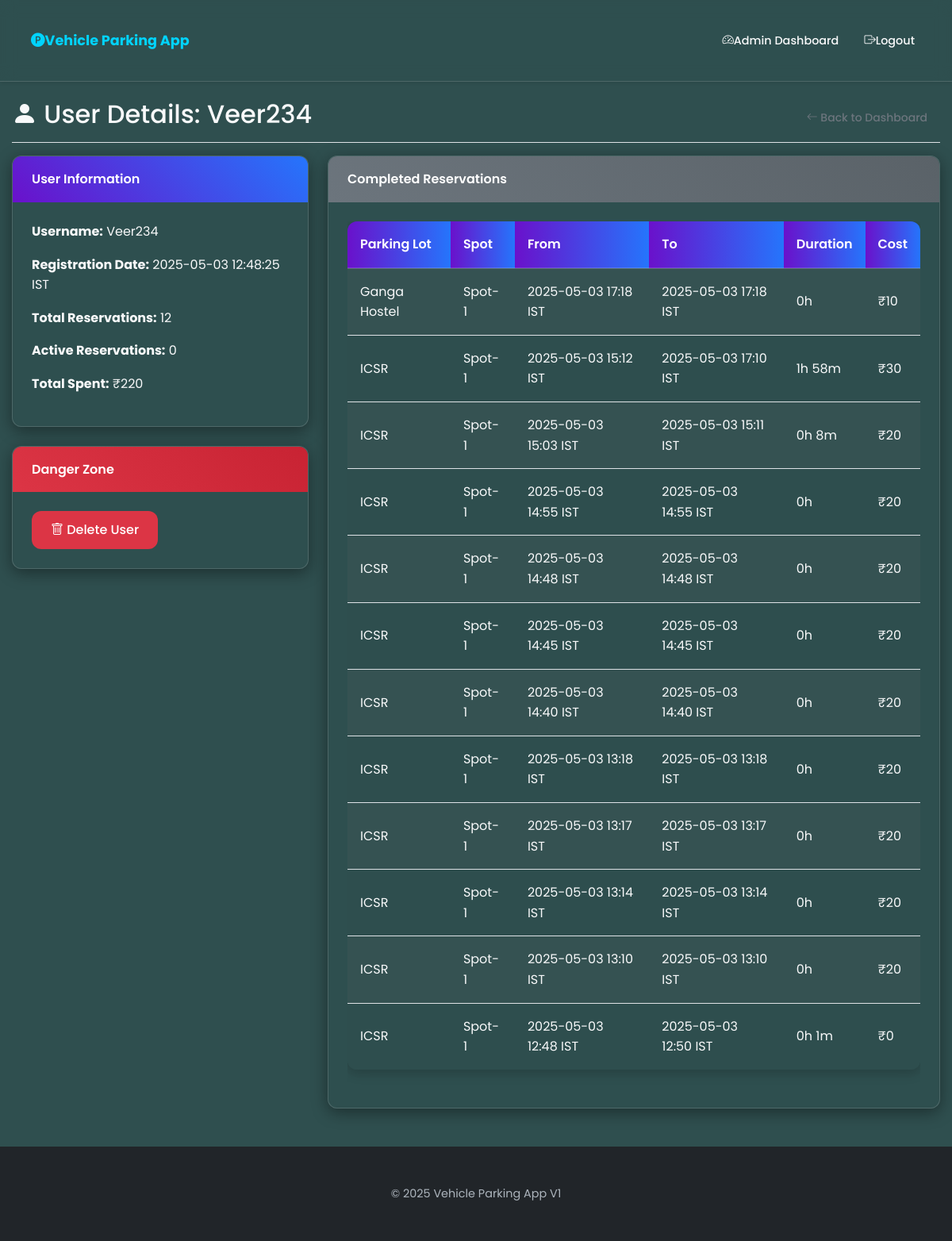
The app's page /admin/user/2 (signed in) with its own data.
### app/models.py (models this page shows, shortened)
class User(UserMixin, db.Model):
    id = db.Column(db.Integer, primary_key=True)
    username = db.Column(db.String(80), unique=True, nullable=False)
    password_hash = db.Column(db.String(128), nullable=False)
    is_admin = db.Column(db.Boolean, default=False, nullable=False)
    created_at = db.Column(db.DateTime, default=datetime.utcnow, nullable=True)  # Changed to nullable=True
    reservations = db.relationship('Reservation', backref='user', lazy=True, cascade='all, delete-orphan')

class Reservation(db.Model):
    id = db.Column(db.Integer, primary_key=True)
    spot_id = db.Column(db.Integer, db.ForeignKey('parking_spot.id'), nullable=False)
    user_id = db.Column(db.Integer, db.ForeignKey('user.id'), nullable=False)
    parking_timestamp = db.Column(db.DateTime, nullable=False, default=datetime.utcnow)
    leaving_timestamp = db.Column(db.DateTime, nullable=True)
    parking_cost = db.Column(db.Float, nullable=True)

class ParkingLot(db.Model):
    id = db.Column(db.Integer, primary_key=True)
    prime_location_name = db.Column(db.String(100), nullable=False)
    price = db.Column(db.Float, nullable=False) # Price per unit time
    address = db.Column(db.String(200), nullable=False)
    pin_code = db.Column(db.String(10), nullable=False)
    maximum_number_of_spots = db.Column(db.Integer, nullable=False)
    spots = db.relationship('ParkingSpot', backref='parking_lot', lazy=True, cascade='all, delete-orphan')

class ParkingSpot(db.Model):
    id = db.Column(db.Integer, primary_key=True)
    spot_identifier = db.Column(db.String(20), nullable=False)
    lot_id = db.Column(db.Integer, db.ForeignKey('parking_lot.id'), nullable=False)
    status = db.Column(db.String(1), default='A', nullable=False)
    reservation = db.relationship('Reservation', backref='parking_spot', uselist=False, lazy=True, primaryjoin="and_(ParkingSpot.id==Reservation.spot_id, Reservation.leaving_timestamp==None)") # Only link active reservation

### app/routes.py (the view)
@bp.route('/admin/user/<int:user_id>', methods=['GET'])
@login_required
def view_user_details(user_id):
    if not current_user.is_admin:
        flash('Access restricted to administrators.', 'danger')
        return redirect(url_for('main.index'))
    user = User.query.get_or_404(user_id)
    if user.created_at and user.created_at.tzinfo:
        user.created_at = user.created_at.replace(tzinfo=None)
    total_spent = 0
    for reservation in user.reservations:
        if reservation.parking_cost is not None:
            total_spent += float(reservation.parking_cost)
        if reservation.parking_timestamp and reservation.parking_timestamp.tzinfo:
            reservation.parking_timestamp = reservation.parking_timestamp.replace(tzinfo=None)
        if reservation.leaving_timestamp and reservation.leaving_timestamp.tzinfo:
            reservation.leaving_timestamp = reservation.leaving_timestamp.replace(tzinfo=None)
    active_reservations = [r for r in user.reservations if r.leaving_timestamp is None]    # Get completed reservations with all details
    completed_reservations = db.session.query(
        Reservation.parking_timestamp,
        Reservation.leaving_timestamp,
        Reservation.parking_cost,
        ParkingSpot.spot_identifier,
        ParkingLot.prime_location_name
    ).join(ParkingSpot, Reservation.spot_id == ParkingSpot.id)\
        .join(ParkingLot, ParkingSpot.lot_id == ParkingLot.id)\
        .filter(Reservation.user_id == user_id)\
        .filter(Reservation.leaving_timestamp != None)\
        .order_by(Reservation.parking_timestamp.desc())\
        .all()
    return render_template('user_details.html',
                          title=f'User Details - {user.username}',
                          user=user,
                          total_spent=total_spent,
                          active_reservations=active_reservations,
                          completed_reservations=completed_reservations)

### app/__init__.py (called while the page is built)
@login_manager.user_loader
def load_user(user_id):
    from app.models import User
    return User.query.get(int(user_id))

### app/templates/user_details.html (shortened to what this page needs)
{% extends "base.html" %}
{% block content %}
<div class="d-flex justify-content-between flex-wrap flex-md-nowrap align-items-center pt-3 pb-2 mb-3 border-bottom">
    <h1 class="h2"><i class="bi bi-person-fill"></i> User Details: {{ user.username }}</h1>
    <div class="btn-toolbar mb-2 mb-md-0">
        <a href="{{ url_for('main.admin_dashboard') }}" class="btn btn-sm btn-outline-secondary">
            <i class="bi bi-arrow-left"></i> Back to Dashboard
        </a>
    </div>
</div>
<div class="row">
    <div class="col-md-4">
        <div class="card mb-4">
            <div class="card-header bg-primary text-white">
                User Information
            </div>            <div class="card-body">                <p><strong>Username:</strong> {{ user.username }}</p>
                <p><strong>Registration Date:</strong> {{ (user.created_at.replace(tzinfo=None) + timedelta(hours=IST_OFFSET)).strftime('%Y-%m-%d %H:%M:%S') + ' IST' if user.created_at else 'N/A' }}</p>
                <p><strong>Total Reservations:</strong> {{ user.reservations|length }}</p>
                <p><strong>Active Reservations:</strong> {{ active_reservations|length }}</p>
                <p><strong>Total Spent:</strong> ₹{{ total_spent|int }}</p>
            </div>
        </div>
        <div class="card">
            <div class="card-header bg-danger text-white">
                Danger Zone
            </div>
            <div class="card-body">
                <form method="POST" action="{{ url_for('main.delete_user', user_id=user.id) }}"
                      onsubmit="return confirm('Are you sure you want to delete this user? This will delete all their reservations and cannot be undone.');">
                    <button type="submit" class="btn btn-danger">
                        <i class="bi bi-trash"></i> Delete User
                    </button>
                </form>
            </div>
        </div>
    </div>
    <div class="col-md-8">
        {% if completed_reservations %}
        <div class="card">
            <div class="card-header bg-secondary text-white">
                Completed Reservations
            </div>
            <div class="card-body">
                <div class="table-responsive">
                    <table class="table table-striped table-sm">
                        <thead>
                            <tr>
                                <th>Parking Lot</th>
                                <th>Spot</th>
                                <th>From</th>
                                <th>To</th>
                                <th>Duration</th>
                                <th>Cost</th>
                            </tr>
                        </thead>
                        <tbody>                            {% for reservation in completed_reservations %}                            <tr>
                                <td>{{ reservation.prime_location_name }}</td>
                                <td>{{ reservation.spot_identifier }}</td>
                                <td>{{ (reservation.parking_timestamp.replace(tzinfo=None) + timedelta(hours=IST_OFFSET)).strftime('%Y-%m-%d %H:%M') }} IST</td>
                                <td>{{ (reservation.leaving_timestamp.replace(tzinfo=None) + timedelta(hours=IST_OFFSET)).strftime('%Y-%m-%d %H:%M') }} IST</td>
                                <td>{% set duration = reservation.leaving_timestamp - reservation.parking_timestamp %}{% set total_minutes = (duration.total_seconds() / 60)|int %}{% set hours = (total_minutes / 60)|int %}{% set minutes = total_minutes % 60 %}{{ hours }}h {% if minutes > 0 %}{{ minutes }}m{% endif %}</td>
                                <td>₹{{ reservation.parking_cost|int }}</td>
                            </tr>
                            {% endfor %}
                        </tbody>
                    </table>
                </div>
            </div>
        </div>
        {% endif %}
    </div>
</div>
{% endblock %}

### app/static/css/styles.css (style rules this page uses)
:root { --primary-color: #6a11cb; --secondary-color: #2575fc; --accent-color: #00d4ff; --background-color: #2F4F4F; --surface-color: #FFFFFF; --text-color: #f8f9fa; --text-muted-color: #adb5bd; --border-color: rgba(255, 255, 255, 0.15); --shadow-color: rgba(0, 0, 0, 0.4); --success-color: #28a745; --danger-color: #dc3545; --warning-color: #ffc107; --info-color: #17a2b8; --text-color-light: #f8f9fa; --border-radius: 12px; --transition-speed: 0.3s; }
body { font-family: 'Poppins', sans-serif; background: var(--background-color); color: var(--text-color); line-height: 1.6; margin: 0; padding-top: 85px; display: flex; flex-direction: column; min-height: 100vh; }
h1, h2, h3, h4, h5, h6 { font-weight: 600; margin-bottom: 1rem; color: var(--text-color-light); }
a { color: var(--secondary-color); text-decoration: none; transition: color var(--transition-speed) ease; }
.card { background: rgba(47, 79, 79, 0.9); border: 1px solid var(--border-color); border-radius: var(--border-radius); box-shadow: 0 5px 20px var(--shadow-color); margin-bottom: 1.5rem; overflow: hidden; transition: transform var(--transition-speed) ease, box-shadow var(--transition-speed) ease; backdrop-filter: blur(5px); -webkit-backdrop-filter: blur(5px); }
.card-header { background: linear-gradient(90deg, var(--primary-color), var(--secondary-color)); color: white; font-weight: 600; padding: 1rem 1.5rem; border-bottom: none; }
.card-body { padding: 1.5rem; color: var(--text-color-light); }
.card-body p, .card-body span, .card-body div { color: var(--text-color-light); }
.btn { border-radius: var(--border-radius); padding: 0.75rem 1.5rem; font-weight: 500; border: none; transition: all var(--transition-speed) ease; cursor: pointer; position: relative; overflow: hidden; z-index: 1; }
.btn::before { content: ''; position: absolute; top: 0; left: 0; width: 100%; height: 100%; background: rgba(255, 255, 255, 0.2); opacity: 0; transition: opacity var(--transition-speed) ease; z-index: -1; }
.btn-danger { background-color: var(--danger-color); color: white; }
.btn-sm { padding: 0.5rem 1rem; font-size: 0.875rem; }
.table { background-color: rgba(47, 79, 79, 0.9); border-radius: var(--border-radius); overflow: hidden; box-shadow: 0 4px 15px rgba(0, 0, 0, 0.2); margin-bottom: 1.5rem; width: 100%; border-collapse: collapse; color: var(--text-color-light); border-style: hidden; }
.table th, .table td { padding: 1rem; vertical-align: middle; border-top: 1px solid var(--border-color); text-align: left; }
.table thead th { background: linear-gradient(90deg, var(--primary-color), var(--secondary-color)); color: white; font-weight: 600; border-top: none; border-bottom: 2px solid var(--border-color); }
.table-striped > tbody > tr:nth-of-type(odd) > * { background-color: rgba(255, 255, 255, 0.05); color: var(--text-color-light); }
.table-striped > tbody > tr:nth-of-type(even) > * { background-color: transparent; color: var(--text-color-light); }
.bg-danger { background: linear-gradient(45deg, #dc3545, #c82333); color: white; }
.bg-primary { background: linear-gradient(45deg, var(--primary-color), var(--secondary-color)); color: white; }
.bg-secondary { background: linear-gradient(45deg, #6c757d, #5a6268); color: white; }
.mb-4 { margin-bottom: 1.5rem !important; }
.card, .alert, .table { animation: fadeIn 0.5s ease-out forwards; }
body, .card, .btn, .form-control, .form-select, .table, .navbar { text-shadow: none; }

### records on screen
User: username "Veer234", created_at "2025-05-03 12:48:25 IST"
Reservation: prime_location_name "Ganga Hostel", spot_identifier "Spot-1", parking_timestamp "2025-05-03 17:18", leaving_timestamp "2025-05-03 17:18", hours "0", parking_cost "10"
Reservation: prime_location_name "ICSR", spot_identifier "Spot-1", parking_timestamp "2025-05-03 15:12", leaving_timestamp "2025-05-03 17:10", spot "1", minutes "58", parking_cost "30"
Reservation: prime_location_name "ICSR", spot_identifier "Spot-1", parking_timestamp "2025-05-03 15:03", leaving_timestamp "2025-05-03 15:11", hours "0", minutes "8", parking_cost "20"
Reservation: prime_location_name "ICSR", spot_identifier "Spot-1", parking_timestamp "2025-05-03 14:55", leaving_timestamp "2025-05-03 14:55", hours "0", parking_cost "20"
Reservation: prime_location_name "ICSR", spot_identifier "Spot-1", parking_timestamp "2025-05-03 14:48", leaving_timestamp "2025-05-03 14:48", hours "0", parking_cost "20"
Reservation: prime_location_name "ICSR", spot_identifier "Spot-1", parking_timestamp "2025-05-03 14:45", leaving_timestamp "2025-05-03 14:45", hours "0", parking_cost "20"
Reservation: prime_location_name "ICSR", spot_identifier "Spot-1", parking_timestamp "2025-05-03 14:40", leaving_timestamp "2025-05-03 14:40", hours "0", parking_cost "20"
Reservation: prime_location_name "ICSR", spot_identifier "Spot-1", parking_timestamp "2025-05-03 13:18", leaving_timestamp "2025-05-03 13:18", hours "0", parking_cost "20"
Reservation: prime_location_name "ICSR", spot_identifier "Spot-1", parking_timestamp "2025-05-03 13:17", leaving_timestamp "2025-05-03 13:17", hours "0", parking_cost "20"
Reservation: prime_location_name "ICSR", spot_identifier "Spot-1", parking_timestamp "2025-05-03 13:14", leaving_timestamp "2025-05-03 13:14", hours "0", parking_cost "20"
Reservation: prime_location_name "ICSR", spot_identifier "Spot-1", parking_timestamp "2025-05-03 13:10", leaving_timestamp "2025-05-03 13:10", hours "0", parking_cost "20"
Reservation: prime_location_name "ICSR", spot_identifier "Spot-1", parking_timestamp "2025-05-03 12:48", leaving_timestamp "2025-05-03 12:50", hours "0", minutes "1", parking_cost "0"

### other values on screen
{{ user.reservations|length }} "12"
{{ active_reservations|length }} "0"
{{ total_spent|int }} "220"
